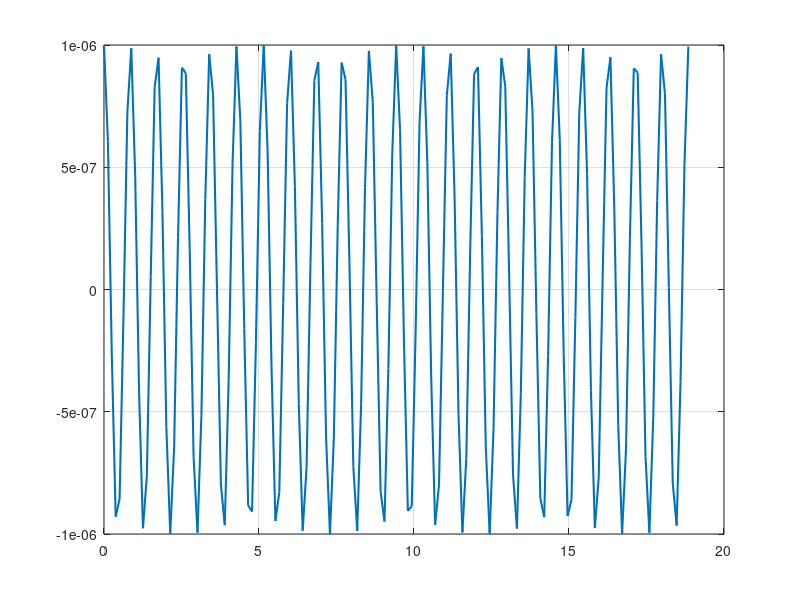

MATLAB code to generate this figure:
clc; clear; close all;

data = load('2_3_a.txt');
theta = data(:, 2);
t = data(:, 1);

fig1 = figure;
plot(t, theta, 'LineWidth', 1.5)
grid on;